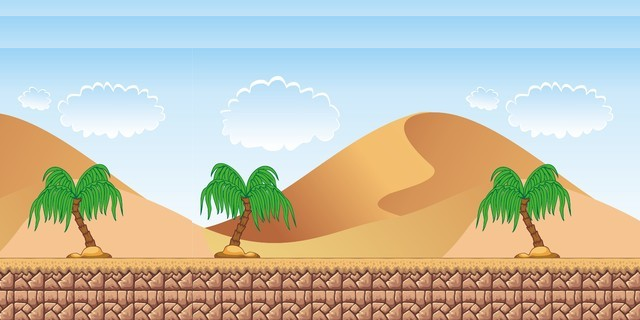

Rendered tile map (Tiled .tmx) drawn with the repository's tilesets; below, a short description and the full map source, tile grids included:
An orthogonal 20x20 tile map with 32x16 px tiles, 1 tile layer (Capa de patrones 1), 3 tilesets.

<map version="1.2" tiledversion="1.3.2" orientation="orthogonal" renderorder="left-down" compressionlevel="-1" width="20" height="20" tilewidth="32" tileheight="16" infinite="0" nextlayerid="2" nextobjectid="1">
 <tileset firstgid="1" source="paisaje_feo.tsx" />
 <tileset firstgid="4501" source="bosque.tsx" />
 <tileset firstgid="4597" source="desert.tsx" />
 <layer id="1" name="Capa de patrones 1" width="20" height="20">
  <data encoding="csv">
4614,4615,4616,4617,4618,4619,4620,4621,4614,4615,4616,4617,4614,4615,4616,4617,4618,4619,4620,4621,
4604,4605,4606,4607,4600,4601,4602,4603,4604,4605,4606,4607,4600,4601,4602,4603,4604,4605,4606,4607,
4618,4619,4620,4621,4614,4615,4616,4617,4618,4619,4620,4621,4614,4615,4616,4617,4618,4619,4620,4621,
4605,4606,4607,4608,4609,4610,4597,4598,4599,4600,4601,4602,4603,4604,4605,4606,4607,4608,4609,4610,
4619,4620,4621,4622,4623,4624,4611,4612,4613,4614,4615,4616,4617,4618,4619,4620,4621,4622,4623,4624,
4633,4634,4635,4636,4637,4638,4625,4626,4627,4628,4629,4630,4631,4632,4633,4634,4635,4636,4637,4638,
4647,4648,4649,4650,4651,4652,4639,4640,4641,4642,4643,4644,4645,4646,4647,4648,4649,4650,4651,4652,
4661,4662,4663,4664,4665,4666,4653,4654,4655,4656,4657,4658,4659,4660,4661,4662,4663,4664,4665,4666,
4675,4676,4677,4678,4679,4680,4667,4668,4669,4670,4671,4672,4673,4674,4675,4676,4677,4678,4679,4680,
4689,4690,4691,4692,4693,4694,4681,4682,4683,4684,4685,4686,4687,4688,4689,4690,4691,4692,4693,4694,
4703,4704,4705,4706,4707,4708,4695,4696,4697,4698,4699,4700,4701,4702,4703,4704,4705,4706,4707,4708,
4717,4718,4719,4720,4721,4722,4709,4710,4711,4712,4713,4714,4715,4716,4717,4718,4719,4720,4721,4722,
4731,4732,4733,4734,4735,4736,4723,4724,4725,4726,4727,4728,4729,4730,4731,4732,4733,4734,4735,4736,
4745,4746,4747,4748,4749,4750,4737,4738,4739,4740,4741,4742,4743,4744,4745,4746,4747,4748,4749,4750,
4759,4760,4761,4762,4763,4764,4751,4752,4753,4754,4755,4756,4757,4758,4759,4760,4761,4762,4763,4764,
4773,4774,4775,4776,4777,4778,4765,4766,4767,4768,4769,4770,4771,4772,4773,4774,4775,4776,4777,4778,
4787,4788,4789,4790,4791,4792,4779,4780,4781,4782,4783,4784,4785,4786,4787,4788,4789,4790,4791,4792,
4801,4802,4803,4804,4805,4806,4793,4794,4795,4796,4797,4798,4799,4800,4801,4802,4803,4804,4805,4806,
4815,4816,4817,4818,4819,4820,4807,4808,4809,4810,4811,4812,4813,4814,4815,4816,4817,4818,4819,4820,
4829,4830,4831,4832,4833,4834,4821,4822,4823,4824,4825,4826,4827,4828,4829,4830,4831,4832,4833,4834
</data>
 </layer>
</map>
